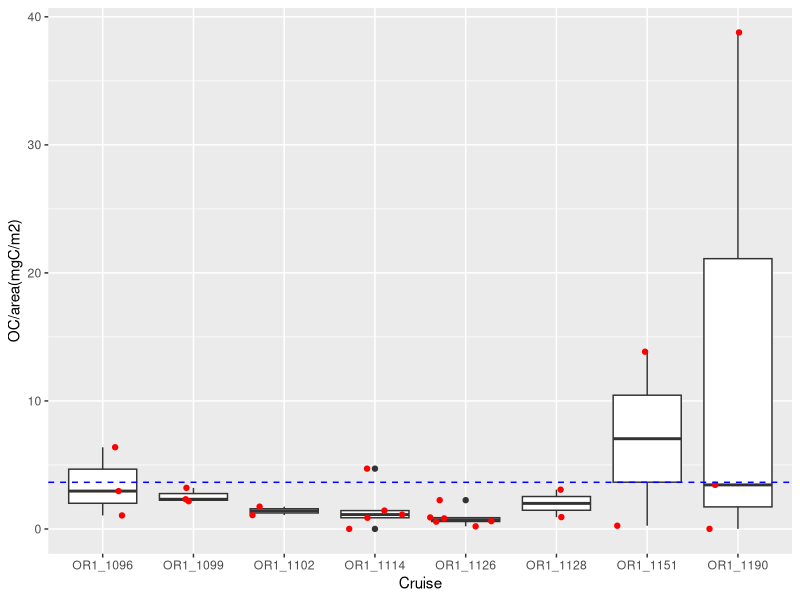
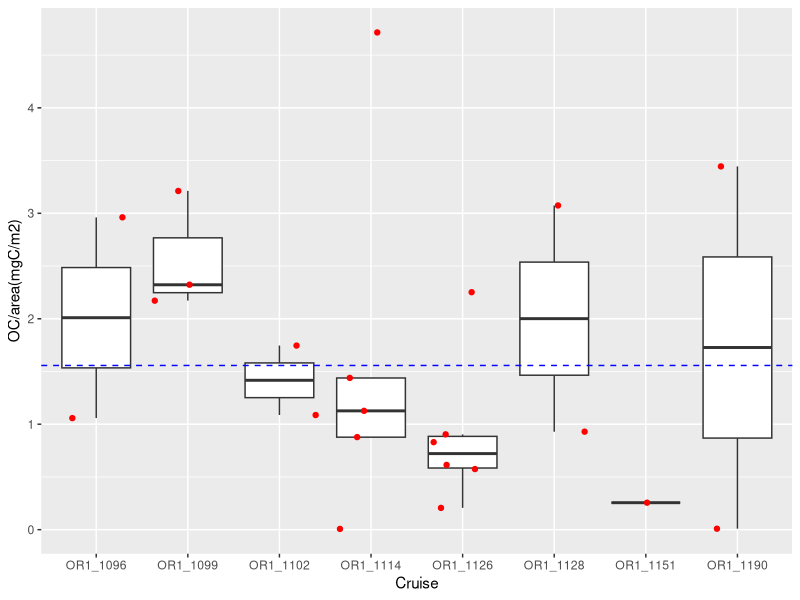
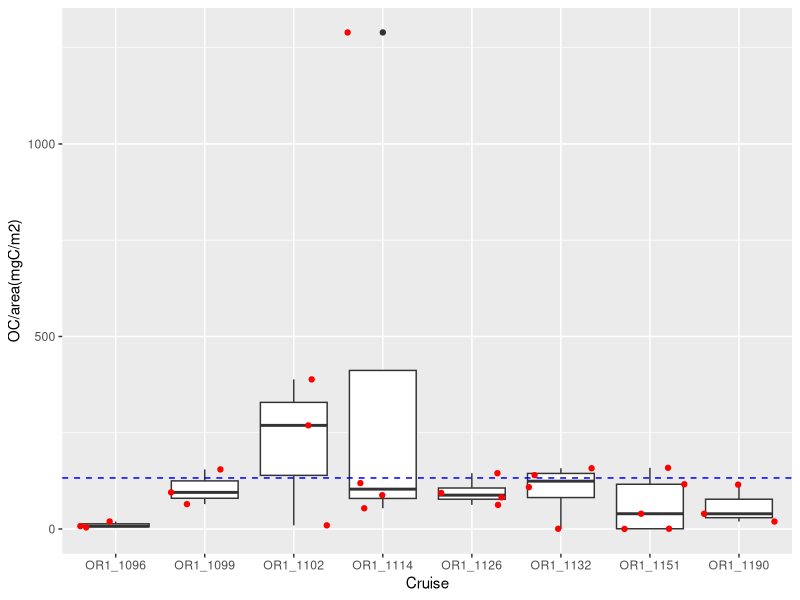
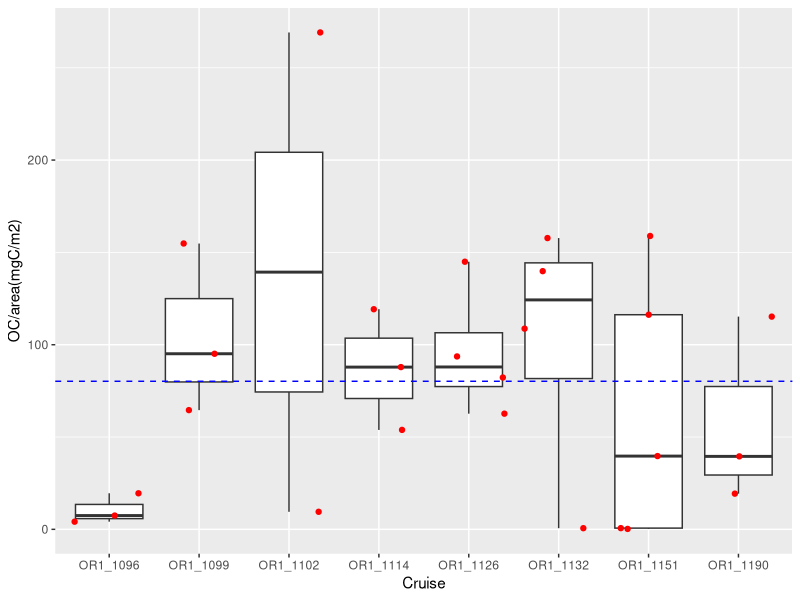
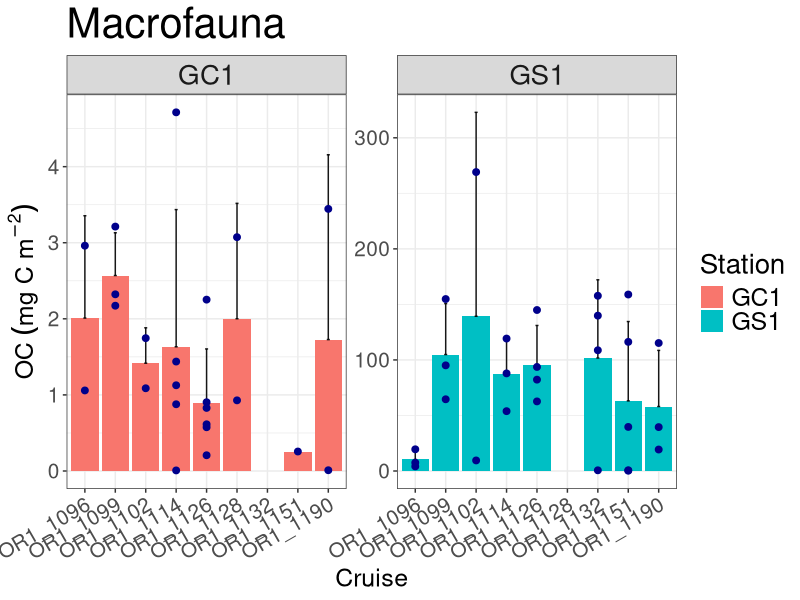

These charts were generated, in order, by the following R code:
rm(list = ls())
library(readxl)
library(dplyr)
library(writexl)
library(openxlsx)
#abundance####
GPSC_macro_abundance <- read_excel("data/GPSC_macro_sorting/GPSC_macro_sorting_2021.11.23.xlsx", 
                                   sheet = "Specimen")
levels(factor(GPSC_macro_abundance$Station))
GC1_macro_abundance<-GPSC_macro_abundance%>% filter(Station=="GC1")
GS1_macro_abundance<-GPSC_macro_abundance%>% filter(Station=="GS1")
#GC1_size####
GPSC_macro_size<-read_excel("Canyon_macro.xlsx",sheet = "Size")
levels(factor(GPSC_macro_size$Station))
GC1_macro<-GPSC_macro_size%>%filter(Station=="GC1")
#fix Cylinder and cylinder
levels(factor(GC1_macro$Type))
GC1_x<-GC1_macro %>% filter(Type=="Cylinder") %>% mutate(Type="cylinder")
GC1_macro<-GC1_macro %>% filter(Type!="Cylinder") %>% full_join(GC1_x)
levels(factor(GC1_macro$Type))

#with C value-> type=LW2C
GC1_macro[is.na(GC1_macro$C),]
#LW2C 125
GC1_LW2C<-GC1_macro %>% mutate(Volume=L*(W^2)*C) %>% filter(!is.na(Volume))
#cone 2
GC1_cone<-GC1_macro %>% filter(Type=="cone") %>% mutate(Volume=L*(W/2)^2*pi/3)
#cylinder 12
#GC1_macro%>%filter(Type=="cylinder")
#some polychaete were labelled as cylinder -> real cylinder 7
GC1_cylinder<-GC1_macro %>% filter(Taxon%in%c("Nemertea","Sipuncula")) %>%
  mutate(Volume=L*(W/2)^2*pi)
#ellipsoid
GC1_ellipsoid<-GC1_macro %>% filter(Type=="ellipsoid") %>%
  mutate(Volume=L*(W/2)^2*pi*4/3)
GC1<-rbind(GC1_LW2C,GC1_cone,GC1_cylinder,GC1_ellipsoid)
#V->OC
GC1_macro_OC<-GC1 %>%  mutate(DryW=Volume*1.13) %>% #DryW(mg)=volume(mm3)*1.13(g/cm3=mg/mm3)
  mutate(OC=DryW*0.043) #0.043 (fraction)
GC1 <-GC1_macro_OC %>% group_by(Cruise, Habitat, Station, Deployment, Tube) %>% 
  summarise(OC = sum(OC)) 

area<-pi*(10.5/2)^2/10000 #0.008659015m2
library(ggplot2)
GC1 %>% 
  ggplot(aes(x = Cruise, y = OC/area))+
  geom_boxplot()+
  geom_point(position = "jitter", color = "red")+
  geom_hline(yintercept = mean(GC1$OC)/area, linetype = 2, color = "blue")+
  ylab("OC/area(mgC/m2)")

GC1_mean<-mean(GC1$OC/area)
GC1_sd<-sd(GC1$OC/area)

#GC1_outlier####
GC1_Q   <- quantile(GC1$OC, probs=c(.25, .75), na.rm = FALSE)
GC1_iqr <- IQR(GC1$OC)
GC1_up  <- GC1_Q[2]+1.5*GC1_iqr # Upper Range  
GC1_low <- GC1_Q[1]-1.5*GC1_iqr # Lower Range
GC1_eliminated<- subset(GC1, GC1$OC > GC1_low & GC1$OC < GC1_up)

GC1_eliminated %>% 
  ggplot(aes(x = Cruise, y = OC/area))+
  geom_boxplot(outlier.shape = NA)+
  geom_point(position = "jitter", color = "red")+
  geom_hline(yintercept = mean(GC1_eliminated$OC)/area, linetype = 2, color = "blue")+
  ylab("OC/area(mgC/m2)")
GC1_el_mean<-mean(GC1_eliminated$OC/area)
GC1_el_sd  <-sd(GC1_eliminated$OC/area)

#GS1_size####
GPSC_macro_size<-NULL
for (i in 1:15){
  df<- read_excel("data/GPSC_macro_size/GPSC_macro_size_2020.08.03.xlsx",
                  sheet = i ,col_types = c("text","text", "text", 
                                           "numeric", "numeric", 
                                           "text", "text", "numeric",
                                           "numeric","text", "text",
                                           "numeric", "numeric",
                                           "numeric", "numeric", "numeric",
                                           "numeric", "text"))
  GPSC_macro_size<-rbind(GPSC_macro_size,df)
}

levels(factor(GPSC_macro_size$Station))
GS1_macro<-GPSC_macro_size %>% filter(Station=="GS1")
levels(factor(GS1_macro$Type))
#fix Cylinder and cylinder
GS1_x<-GS1_macro %>% filter(Type=="Cylinder") %>% mutate(Type="cylinder")
GS1_macro<-GS1_macro %>% filter(Type!="Cylinder") %>% full_join(GS1_x)
levels(factor(GS1_macro$Type))

#with C value-> type=LW2C
GS1_macro$C[is.na(GS1_macro$C)&GS1_macro$Taxon=="Polychaeta"]=0.53
GS1_macro[is.na(GS1_macro$C),]#91
#LW2C 1374
GS1_LW2C<-GS1_macro %>% mutate(Volume=L*(W^2)*C) %>% filter(!is.na(Volume))
#cone 3
GS1_cone<-GS1_macro %>% filter(Type=="cone") %>% mutate(Volume=L*(W/2)^2*pi/3)
#cylinder 78
GS1_cylinder<-GS1_macro %>% filter(Type=="cylinder" & 
           Taxon%in%c("Aplacophora","Sipuncula","Ophiuroidea","Nemertea")) %>%
  mutate(Volume=L*(W/2)^2*pi)
#ellipsoid 10
GS1_ellipsoid<-GS1_macro %>% filter(Type=="ellipsoid" & 
           Taxon%in%c("Ophiuroidea","Asteroidea" )) %>%
  mutate(Volume=L*(W/2)^2*pi*4/3)
GS1<-rbind(GS1_LW2C,GS1_cone,GS1_cylinder,GS1_ellipsoid)
#V->OC
GS1_macro_OC<-GS1%>%
  mutate(DryW=Volume*1.13)%>% #DryW(mg)=volume(mm3)*1.13(g/cm3=mg/mm3)
  mutate(OC=DryW*0.043) #0.043 (fraction)
GS1 <-GS1_macro_OC %>% 
  group_by(Cruise, Habitat, Station, Deployment, Tube) %>% 
  summarise(OC = sum(OC)) 

GS1 %>% 
  ggplot(aes(x = Cruise, y = OC/area))+
  geom_boxplot()+
  geom_point(position = "jitter", color = "red")+
  geom_hline(yintercept = mean(GS1$OC)/area, linetype = 2, color = "blue")+
  ylab("OC/area(mgC/m2)")

GS1_mean<-mean(GS1$OC/area)
GS1_sd<-sd(GS1$OC/area)

#GS1_outlier####
GS1_Q   <- quantile(GS1$OC, probs=c(.25, .75), na.rm = FALSE)
GS1_iqr <- IQR(GS1$OC)
GS1_up  <- GS1_Q[2]+1.5*GS1_iqr # Upper Range  
GS1_low <- GS1_Q[1]-1.5*GS1_iqr # Lower Range
GS1_eliminated <-subset(GS1, GS1$OC > GS1_low & GS1$OC < GS1_up)
GS1_eliminated%>%
  ggplot(aes(x = Cruise, y = OC/area))+
  geom_boxplot(outlier.shape = NA)+
  geom_point(position = "jitter", color = "red")+
  geom_hline(yintercept = mean(GS1_eliminated$OC)/area, linetype = 2, color = "blue")+
  ylab("OC/area(mgC/m2)")
GS1_el_mean<-mean(GS1_eliminated$OC/area)
GS1_el_sd<-sd(GS1_eliminated$OC/area)
GS1_eliminated
#plot GC1 and GS1 together(bar+point)####
GC1_bar<-GC1_eliminated %>% group_by(Cruise, Station) %>% 
  summarise(mean=mean(OC/area),
            sd=sd(OC/area))
GS1_bar<-GS1_eliminated %>% group_by(Cruise, Station) %>% 
  summarise(mean=mean(OC/area),
            sd=sd(OC/area))
MAC_bar<-rbind(GC1_bar,GS1_bar)
MAC_point<-rbind(GC1_eliminated,GS1_eliminated)


MAC_bar%>%
  ggplot(aes(x = Cruise, y = mean))+
  geom_bar(stat = "identity",position = position_dodge(),
         aes(fill=Station))+
  geom_errorbar(aes(ymin=mean, ymax=mean+sd), size=0.5,width=0.1,alpha=0.9, colour="black")+
  ylab(expression(OC~(mg~C~m^-2)))+
  ylim(0, NA)+
  facet_wrap(~Station,scales = "free_y")+
  theme_bw()+labs(title = "Macrofauna")+
  guides(color = guide_legend(override.aes = list(size = 3) ) )+
  theme(axis.text.x = element_text(angle = 30, hjust = 1))+
  theme(strip.text = element_text(size=20))+
  theme(legend.title = element_text(size = 20),
        legend.text = element_text(size = 18),
        axis.title.x = element_text(size = 18),
        axis.text.x = element_text(size = 15),
        axis.title.y = element_text(size = 18),
        axis.text.y = element_text(size = 15),
        title = element_text(size=25))+
  geom_point(data=MAC_point,aes(x=Cruise,y=OC/area), color = "darkblue",size=2)
ggsave("OC_macro.png",width = 12, height =9)  
